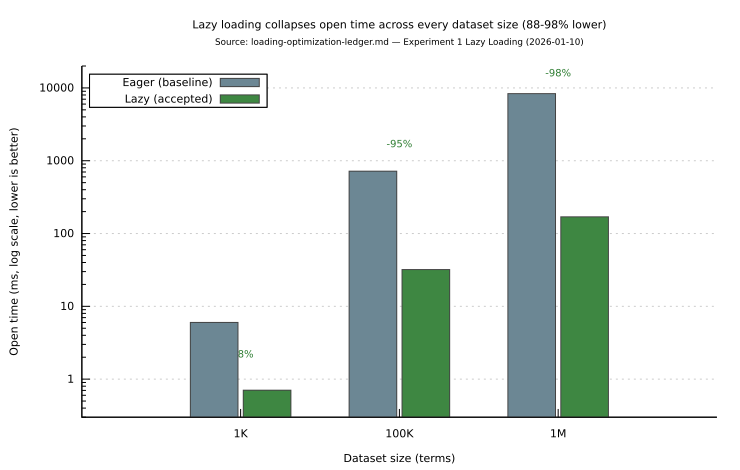

Generate this figure with gnuplot:
# Self-contained gnuplot script. Rendered in-place by scripts/render-diagrams.sh
# to loading-open-time-before-after.svg. Output basename MUST equal script basename.
set terminal svg size 740,470 font 'DejaVu Sans,11' background rgb 'white'
set output 'loading-open-time-before-after.svg'

set title "Lazy loading collapses open time across every dataset size (88-98% lower)\n{/*0.8 Source: loading-optimization-ledger.md — Experiment 1 Lazy Loading (2026-01-10)}"
set ylabel "Open time (ms, log scale, lower is better)"
set xlabel "Dataset size (terms)"

set style data histograms
set style histogram clustered gap 1.4
set style fill solid 0.92 border rgb '#444444'
set boxwidth 0.9
set logscale y 10
set yrange [0.3:20000]
set grid ytics lc rgb '#cccccc' lw 1
set key top left box opaque
set border 3
set xtics nomirror
set ytics nomirror

# grey = eager baseline, green = lazy (the accepted optimization).
set style line 1 lc rgb '#607D8B'   # Eager baseline (grey)
set style line 2 lc rgb '#2E7D32'   # Lazy (green)

# Percent-reduction labels above each cluster.
set label 1 "-88%" at 0,2.2  center font 'DejaVu Sans,10' tc rgb '#2E7D32'
set label 2 "-95%" at 1,1700 center font 'DejaVu Sans,10' tc rgb '#2E7D32'
set label 3 "-98%" at 2,16000 center font 'DejaVu Sans,10' tc rgb '#2E7D32'

plot 'loading-open-time-before-after.dat' using 3:xtic(2) ls 1 title 'Eager (baseline)', \
     '' using 4 ls 2 title 'Lazy (accepted)'
